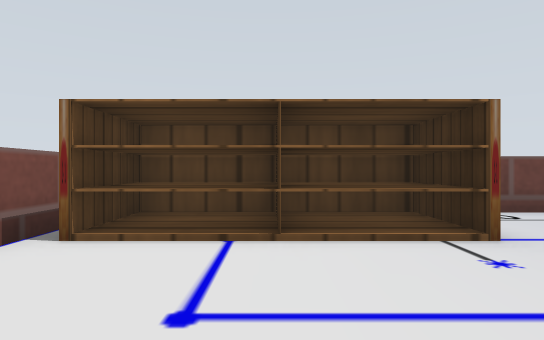
[1] (above)

16 first-person views from a walk through a Gazebo world. The camera is 0.15 m above the floor, looks level and sees 75° across. The floor is counted in squares, 0.2 m on a side. Each view is taken from the middle of a square. On the plan, view 1 faces up. The plan holds only what a view shows up to about 11 squares ahead; the rest is blank. Gazebo's built-in surfaces are drawn with simple patterns.

[2]
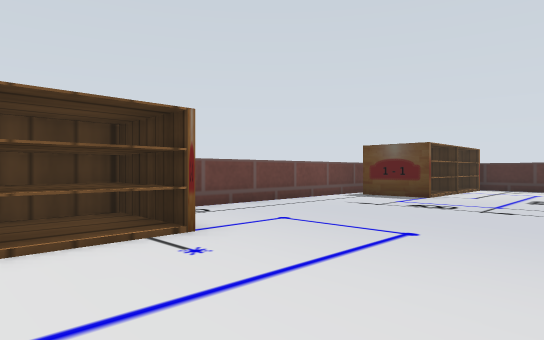

[3]
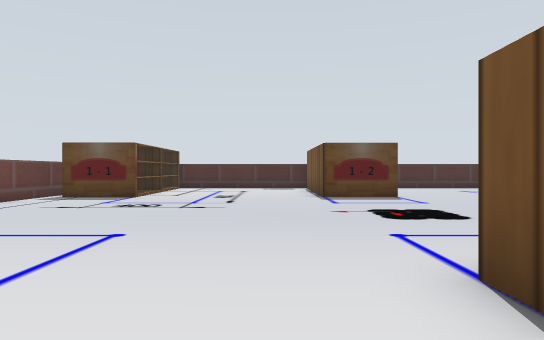

[4]
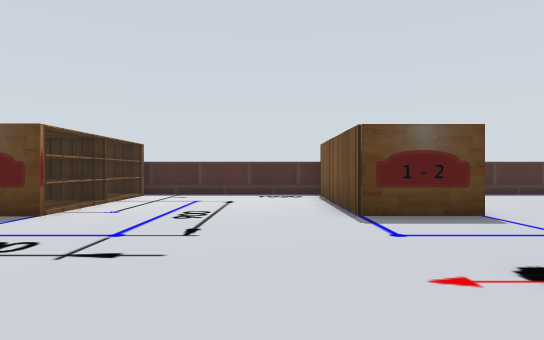

[5]
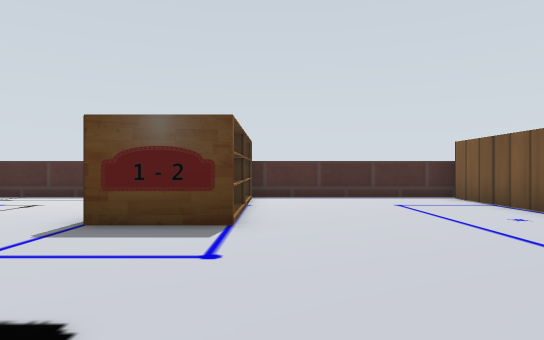

[6]
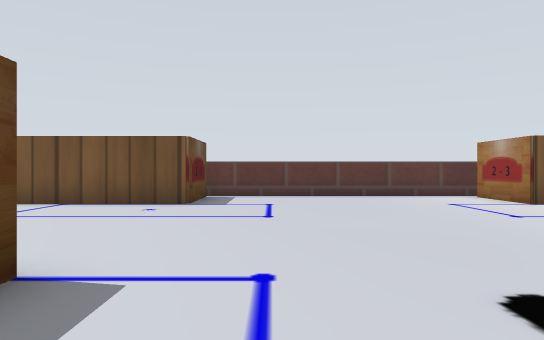

[7]
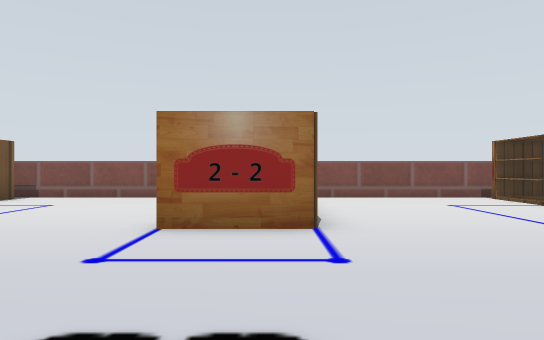

[8]
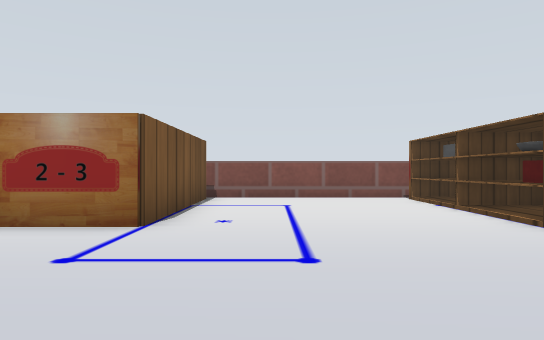

[9]
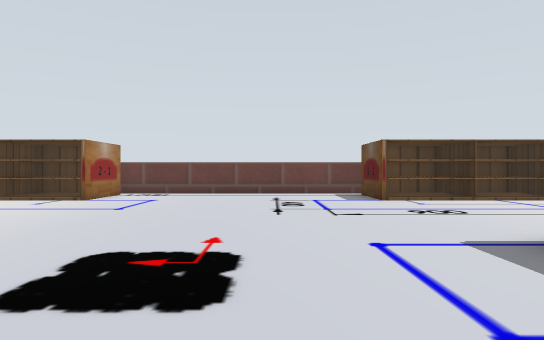

[10]
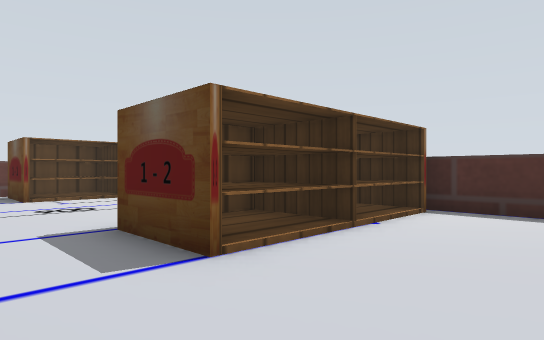

[11]
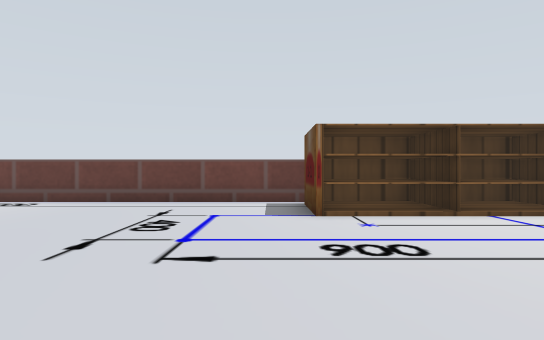

[12]
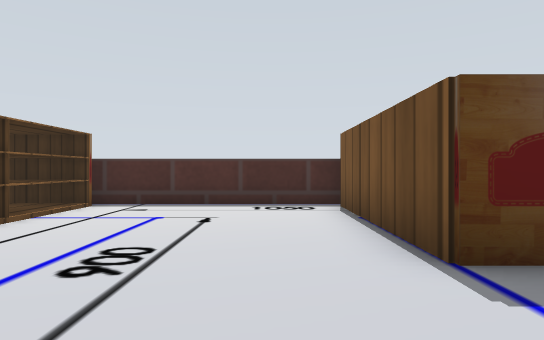

[13]
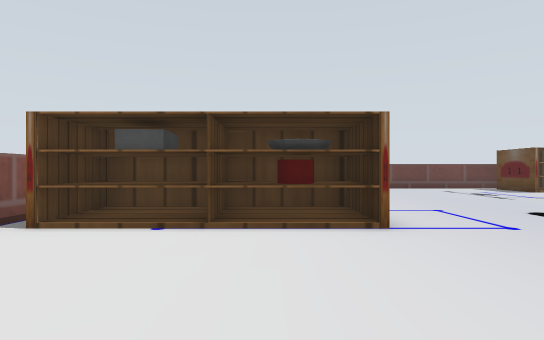

[14]
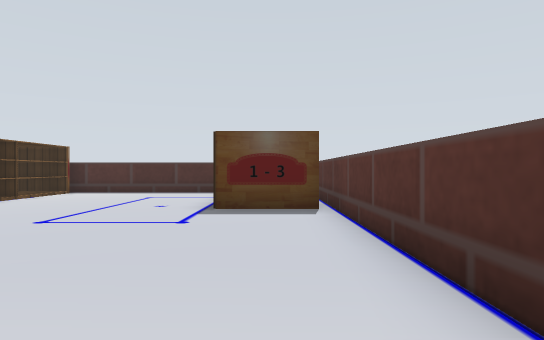

[15]
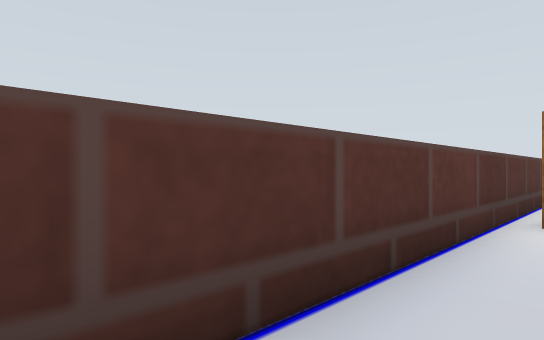

[16]
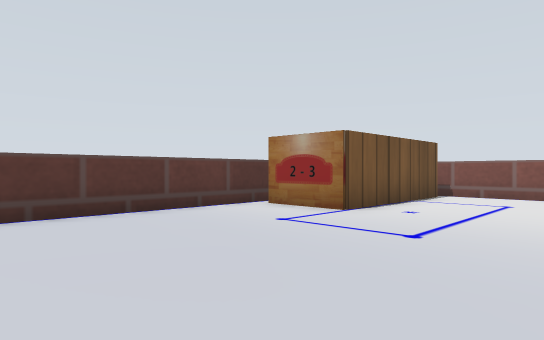

### Floor plan
Key: @ floor where view 1 was taken; # wall or solid block; . floor; B bookshelf; G grey box; W bowl.
Columns run from 3 left of view 1 to 15 right of it. Each row starts with its distance up from view 1.
  7       #######
  6  BBBBB.......BBBBB
  5 #BBBBB.......BBBBB
  4 #BBBBB.......BBBBB#
  3 #.................#
  2 #.................#
  1 #.................#
  0 #..@..............#
 -1 #.................#
 -2 #BGBWW.......BBBBB#
 -3 #BGBWW.......BBBBB#
 -4 #.................#
 -5 #.................#
 -6 #.................#
 -7 #.................#
 -8 #.................#
 -9 #BBBBB.......BBBBB#
-10      B.......B
-11  BBBBB#######BBBB

Where each view was taken, in squares from view 1:
view 1: 0 up, 0 right, facing up
view 2: 0 up, 0 right, facing up-right
view 3: 0 up, 0 right, facing right
view 4: 0 up, 4 right, facing right
view 5: 4 down, 5 right, facing right
view 6: 1 down, 8 right, facing down
view 7: 2 down, 7 right, facing left
view 8: 7 down, 7 right, facing left
view 9: 5 down, 7 right, facing up
view 10: 6 down, 8 right, facing up-right
view 11: 2 down, 9 right, facing up
view 12: 0 up, 7 right, facing right
view 13: 8 down, 1 right, facing up
view 14: 10 down, 3 right, facing right
view 15: 10 down, 8 right, facing down-left
view 16: 5 down, 8 right, facing down-left
